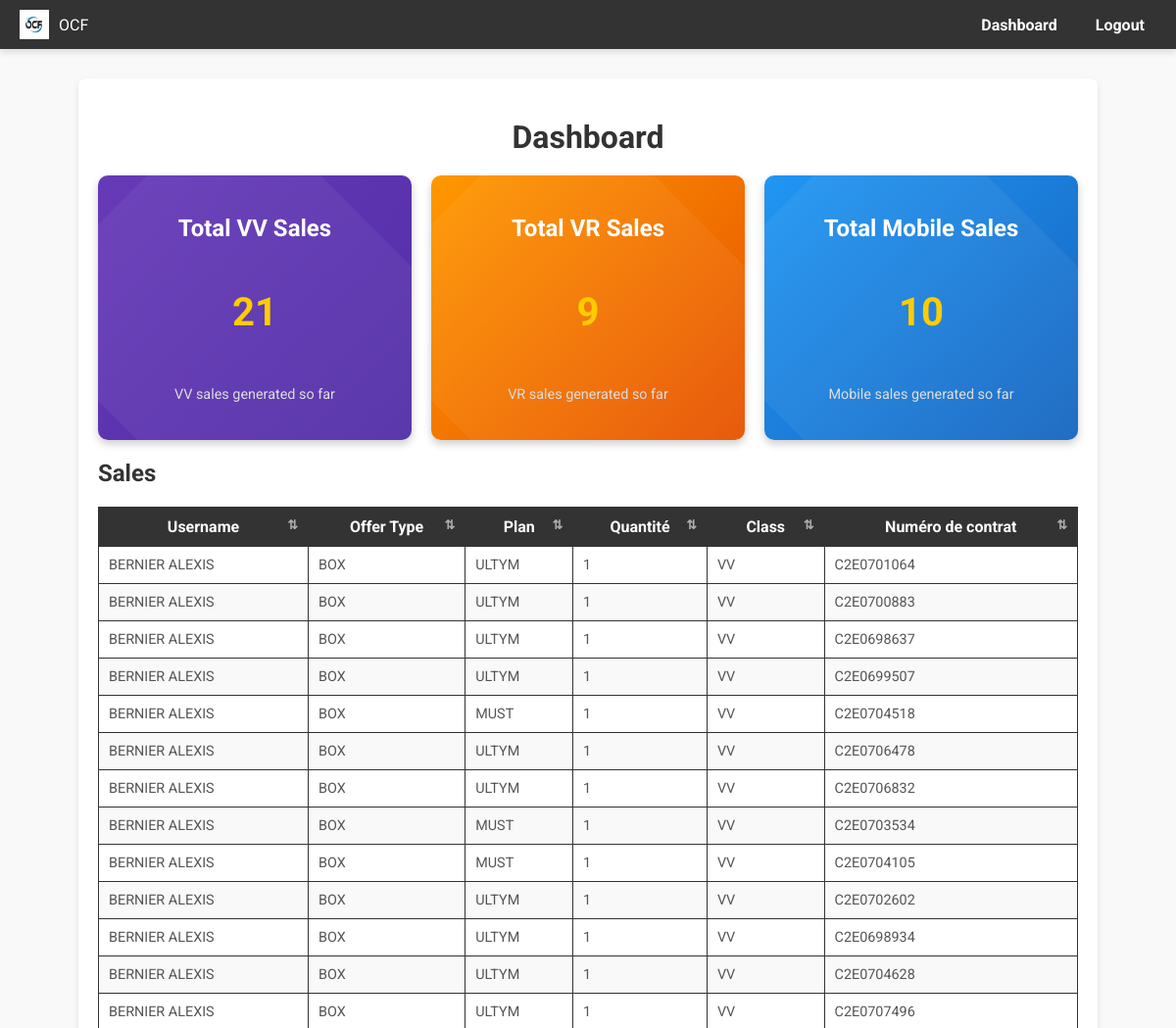
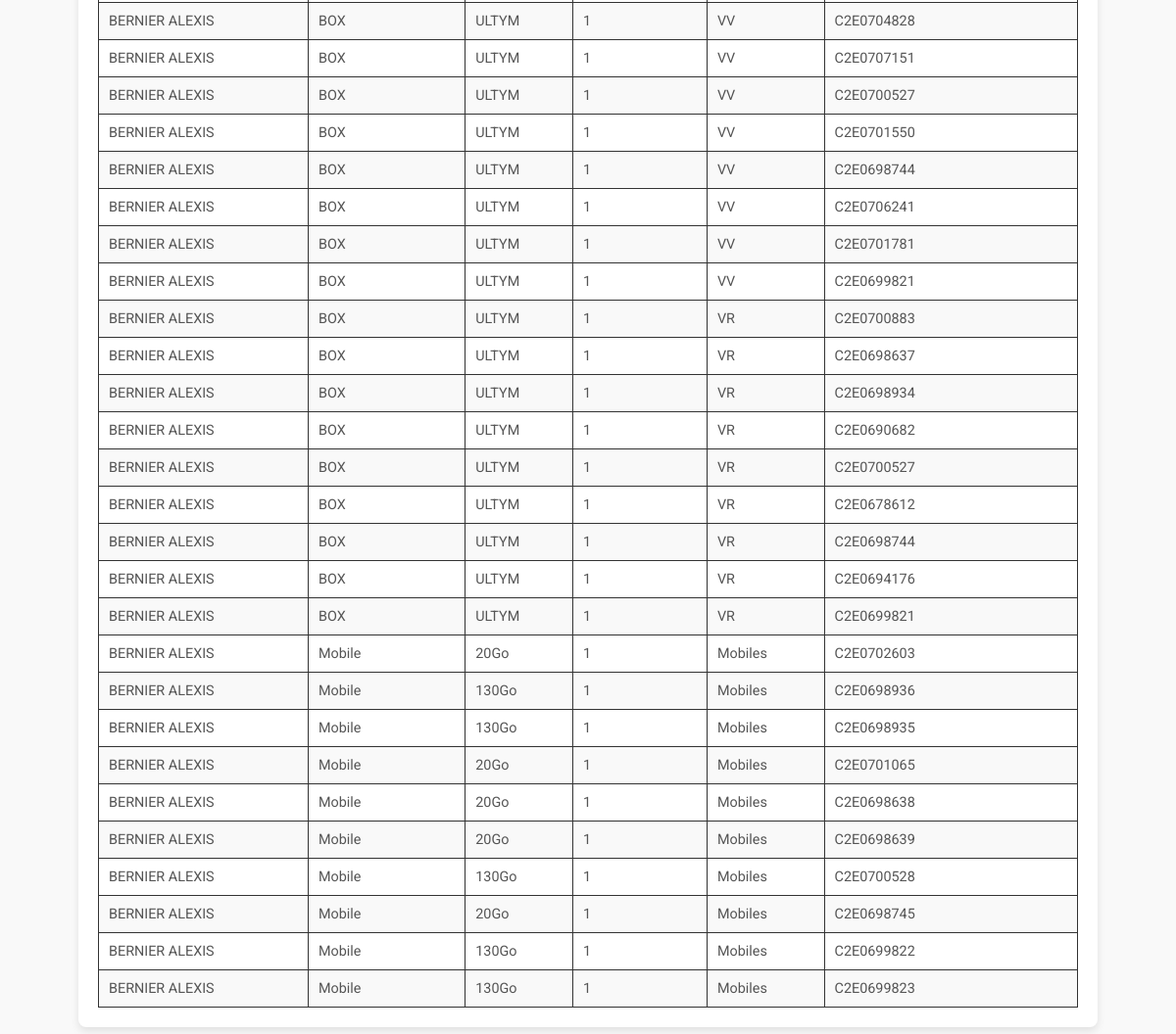
The page /dashboard (signed in) on the database its author committed (2 pictures, top to bottom).
### test.py (models this page shows)
class Sale(db.Model):
    id = db.Column(db.Integer, primary_key=True)
    date = db.Column(db.String(10), nullable=False)
    offer_type = db.Column(db.String(100), nullable=False)  # Box or Mobile
    plan = db.Column(db.String(100), nullable=False)
    quantity = db.Column(db.Integer, nullable=False)  # Quantité
    user_id = db.Column(db.Integer, db.ForeignKey('user.id'), nullable=False)
    class_type = db.Column(db.String(20), nullable=False)  # Ajout de la colonne classe
    contract_number = db.Column(db.String(50), nullable=False)  # Numéro de contrat

class User(db.Model):
    id = db.Column(db.Integer, primary_key=True)
    username = db.Column(db.String(80), unique=True, nullable=False)
    password = db.Column(db.String(200), nullable=False)
    role = db.Column(db.String(20), default='user')  # user or admin
    sales = db.relationship('Sale', backref='user', lazy=True)

### test.py (the view)
@app.route('/dashboard', methods=['GET', 'POST'])
def dashboard():
    if 'user_id' not in session:
        return redirect(url_for('login'))
    user = User.query.get(session['user_id'])
    selected_class = request.form.get('class_filter', 'Brut')  # 'Brut' par défaut
    if user.role == 'admin':
        if selected_class == 'Brut':
            all_sales = Sale.query.all()
        else:
            all_sales = Sale.query.filter_by(class_type=selected_class).all()
        total_vv = sum(sale.quantity for sale in all_sales if sale.class_type == 'VV')
        total_vr = sum(sale.quantity for sale in all_sales if sale.class_type == 'VR')
        total_mobiles = sum(sale.quantity for sale in all_sales if sale.class_type == 'Mobiles')
        return render_template('layout.html', page='dashboard',
                               all_sales=all_sales,
                               total_vv=total_vv,
                               total_vr=total_vr,
                               total_mobiles=total_mobiles,
                               selected_class=selected_class)
    elif user.role == 'user':
        if selected_class == 'Brut':
            user_sales = Sale.query.filter_by(user_id=user.id).all()
        else:
            user_sales = Sale.query.filter_by(user_id=user.id, class_type=selected_class).all()
        total_vv = sum(sale.quantity for sale in user_sales if sale.class_type == 'VV')
        total_vr = sum(sale.quantity for sale in user_sales if sale.class_type == 'VR')
        total_mobiles = sum(sale.quantity for sale in user_sales if sale.class_type == 'Mobiles')
        return render_template('layout.html', page='dashboard',
                               all_sales=user_sales,
                               total_vv=total_vv,
                               total_vr=total_vr,
                               total_mobiles=total_mobiles,
                               selected_class=selected_class)

### test.py (called while the page is built)
@app.before_request
def restrict_access():
    if 'user_id' in session:
        user = User.query.get(session['user_id'])
        if user:
            session['role'] = user.role
        else:
            session.pop('user_id', None)

### templates/layout.html (shortened to what this page needs)
<!DOCTYPE html>
<html lang="en">
<head>
    <link rel="stylesheet" href="{{ url_for('static', filename='style.css') }}">
</head>
<body>
    <nav class="navbar">
        <div class="logo">
            <img src="{{ url_for('static', filename='images/logo.jpg') }}" alt="OCF Logo">
            <span>OCF</span>
        </div>
        <ul class="nav-links">
            {% if session.get('role') == 'admin' %}
            <li><a href="/dashboard">Dashboard</a></li>
            <li><a href="/admin/create_user">Add User</a></li>
            <li><a href="/admin/upload_sales">Upload Sales</a></li>
            <li><a href="/admin/all_sales">All Users & Sales</a></li>
            <li><a href="/admin/sales_ranking">Sales Ranking</a></li>
            <li><a href="/admin/view_archives">Archived Sales</a></li>
            <li><a href="/admin/set_password">Set Password</a></li>
            <li><a href="/logout">Logout</a></li>
            {% elif session.get('role') == 'user' %}
            <li><a href="/dashboard">Dashboard</a></li>
            <li><a href="/logout">Logout</a></li>
            {% else %}
            <li><a href="/login">Login</a></li>
            {% endif %}
        </ul>
    </nav>
    <div class="container">
        {% if page == 'login' %}
        <div class="form-container">
            <h1 class="main-title gradient">Welcome to OCF</h1>
            {% if error %}
            <p class="error">{{ error }}</p>
            {% endif %}
            <form method="POST" action="/login">
                <input type="text" name="username" placeholder="Enter your username" required>
                <input type="password" name="password" placeholder="Enter your password" required>
                <button type="submit">Login</button>
            </form>
        </div>
        {% elif page == 'dashboard' %}
        <h1>Dashboard</h1>
        <div class="totals-container">
            <div class="card total-vv">
                <h2>Total VV Sales</h2>
                <p class="total-number">{{ total_vv }}</p>
                <p>VV sales generated so far</p>
            </div>
            <div class="card total-vr">
                <h2>Total VR Sales</h2>
                <p class="total-number">{{ total_vr }}</p>
                <p>VR sales generated so far</p>
            </div>
            <div class="card total-mobiles">
                <h2>Total Mobile Sales</h2>
                <p class="total-number">{{ total_mobiles }}</p>
                <p>Mobile sales generated so far</p>
            </div>
        </div>
        <h2>Sales</h2>
        <table>
            <thead>
                <tr>
                    <th>Username</th>
                    <th>Offer Type</th>
                    <th>Plan</th>
                    <th>Quantité</th>
                    <th>Class</th>
                    <th>Numéro de contrat</th>
                </tr>
            </thead>
            <tbody>
                {% for sale in all_sales %}
                <tr>
                    <td>{{ sale.user.username }}</td>
                    <td>{{ sale.offer_type }}</td>
                    <td>{{ sale.plan }}</td>
                    <td>{{ sale.quantity }}</td>
                    <td>{{ sale.class_type }}</td>
                    <td>{{ sale.contract_number }}</td>
                </tr>
                {% endfor %}
            </tbody>
        </table>
        {% endif %}
    </div>
</body>
</html>

### static/style.css (style rules this page uses)
body { font-family: 'Roboto', sans-serif; margin: 0; padding: 0; background-color: #f9f9f9; color: #333; overflow-x: hidden; }
.navbar { background-color: #333; padding: 10px 20px; display: flex; flex-wrap: wrap; justify-content: space-between; align-items: center; color: white; position: fixed; top: 0; width: 100%; z-index: 1000; box-shadow: 0 4px 6px rgba(0, 0, 0, 0.1); box-sizing: border-box; }
.navbar .logo { display: flex; align-items: center; white-space: nowrap; }
.navbar .logo img { width: 30px; height: 30px; margin-right: 10px; }
.navbar ul { list-style: none; display: flex; gap: 15px; margin: 0; padding: 0; flex-wrap: wrap; }
.navbar ul li { display: inline-block; }
.navbar ul li a { color: white; text-decoration: none; font-weight: bold; padding: 8px 12px; border-radius: 5px; transition: color 0.3s ease, background-color 0.3s ease; }
.container { max-width: 1000px; margin: 80px auto 20px; padding: 20px; background: #ffffff; border-radius: 8px; box-shadow: 0 4px 8px rgba(0, 0, 0, 0.1); overflow-x: auto; }
h1 { font-size: 2rem; text-align: center; margin-bottom: 20px; color: #333; }
p { font-size: 1rem; line-height: 1.6; }
.totals-container { display: flex; justify-content: space-between; gap: 20px; margin-bottom: 20px; }
.card { flex: 1; padding: 20px; background-color: #333; color: white; border-radius: 8px; box-shadow: 0 4px 8px rgba(0, 0, 0, 0.1); text-align: center; transition: transform 0.3s ease, box-shadow 0.3s ease; }
.card h2 { font-size: 1.5rem; margin-bottom: 10px; }
.card .total-number { font-size: 2.5rem; font-weight: bold; color: #ffcc00; }
table { width: 100%; border-collapse: collapse; margin-top: 20px; background-color: white; }
th, td { border: 1px solid #333; padding: 10px; text-align: left; }
th { background-color: #333; color: white; cursor: pointer; position: relative; text-align: center; }
th::after { content: '⇅'; font-size: 0.8rem; position: absolute; right: 10px; opacity: 0.6; }
td { font-size: 0.9rem; color: #555; }
tr:nth-child(even) { background-color: #f9f9f9; }
.card { flex: 1; padding: 20px; background-color: #333; color: white; border-radius: 10px; box-shadow: 0 4px 8px rgba(0, 0, 0, 0.2); text-align: center; position: relative; overflow: hidden; transition: transform 0.3s ease, box-shadow 0.3s ease; }
.card::before { content: ''; position: absolute; top: 0; left: 50%; width: 120%; height: 120%; background: rgba(255, 255, 255, 0.05); transform: translateX(-50%) rotate(45deg); transition: opacity 0.3s ease; z-index: 0; }
.card h2 { font-size: 1.5rem; margin-bottom: 10px; position: relative; z-index: 1; }
.card .total-number { font-size: 2.5rem; font-weight: bold; color: #ffcc00; position: relative; z-index: 1; }
.card p { font-size: 0.9rem; color: #ddd; position: relative; z-index: 1; }
.total-vv { background: linear-gradient(135deg, #673ab7, #512da8); }
.total-vr { background: linear-gradient(135deg, #ff9800, #e65100); }
.total-mobiles { background: linear-gradient(135deg, #2196f3, #1565c0); }

### rows shown on the page
Sale: user.username "BERNIER ALEXIS", offer_type "BOX", plan "ULTYM", quantity "1", class_type "VV", contract_number "C2E0701064"
Sale: user.username "BERNIER ALEXIS", offer_type "BOX", plan "ULTYM", quantity "1", class_type "VV", contract_number "C2E0700883"
Sale: user.username "BERNIER ALEXIS", offer_type "BOX", plan "ULTYM", quantity "1", class_type "VV", contract_number "C2E0698637"
Sale: user.username "BERNIER ALEXIS", offer_type "BOX", plan "ULTYM", quantity "1", class_type "VV", contract_number "C2E0699507"
Sale: user.username "BERNIER ALEXIS", offer_type "BOX", plan "MUST", quantity "1", class_type "VV", contract_number "C2E0704518"
Sale: user.username "BERNIER ALEXIS", offer_type "BOX", plan "ULTYM", quantity "1", class_type "VV", contract_number "C2E0706478"
Sale: user.username "BERNIER ALEXIS", offer_type "BOX", plan "ULTYM", quantity "1", class_type "VV", contract_number "C2E0706832"
Sale: user.username "BERNIER ALEXIS", offer_type "BOX", plan "MUST", quantity "1", class_type "VV", contract_number "C2E0703534"
Sale: user.username "BERNIER ALEXIS", offer_type "BOX", plan "MUST", quantity "1", class_type "VV", contract_number "C2E0704105"
Sale: user.username "BERNIER ALEXIS", offer_type "BOX", plan "ULTYM", quantity "1", class_type "VV", contract_number "C2E0702602"
Sale: user.username "BERNIER ALEXIS", offer_type "BOX", plan "ULTYM", quantity "1", class_type "VV", contract_number "C2E0698934"
Sale: user.username "BERNIER ALEXIS", offer_type "BOX", plan "ULTYM", quantity "1", class_type "VV", contract_number "C2E0704628"
Sale: user.username "BERNIER ALEXIS", offer_type "BOX", plan "ULTYM", quantity "1", class_type "VV", contract_number "C2E0707496"
Sale: user.username "BERNIER ALEXIS", offer_type "BOX", plan "ULTYM", quantity "1", class_type "VV", contract_number "C2E0704828"
Sale: user.username "BERNIER ALEXIS", offer_type "BOX", plan "ULTYM", quantity "1", class_type "VV", contract_number "C2E0707151"
Sale: user.username "BERNIER ALEXIS", offer_type "BOX", plan "ULTYM", quantity "1", class_type "VV", contract_number "C2E0700527"
Sale: user.username "BERNIER ALEXIS", offer_type "BOX", plan "ULTYM", quantity "1", class_type "VV", contract_number "C2E0701550"
Sale: user.username "BERNIER ALEXIS", offer_type "BOX", plan "ULTYM", quantity "1", class_type "VV", contract_number "C2E0698744"
Sale: user.username "BERNIER ALEXIS", offer_type "BOX", plan "ULTYM", quantity "1", class_type "VV", contract_number "C2E0706241"
Sale: user.username "BERNIER ALEXIS", offer_type "BOX", plan "ULTYM", quantity "1", class_type "VV", contract_number "C2E0701781"
Sale: user.username "BERNIER ALEXIS", offer_type "BOX", plan "ULTYM", quantity "1", class_type "VV", contract_number "C2E0699821"
Sale: user.username "BERNIER ALEXIS", offer_type "BOX", plan "ULTYM", quantity "1", class_type "VR", contract_number "C2E0700883"
Sale: user.username "BERNIER ALEXIS", offer_type "BOX", plan "ULTYM", quantity "1", class_type "VR", contract_number "C2E0698637"
Sale: user.username "BERNIER ALEXIS", offer_type "BOX", plan "ULTYM", quantity "1", class_type "VR", contract_number "C2E0698934"
Sale: user.username "BERNIER ALEXIS", offer_type "BOX", plan "ULTYM", quantity "1", class_type "VR", contract_number "C2E0690682"
Sale: user.username "BERNIER ALEXIS", offer_type "BOX", plan "ULTYM", quantity "1", class_type "VR", contract_number "C2E0700527"
Sale: user.username "BERNIER ALEXIS", offer_type "BOX", plan "ULTYM", quantity "1", class_type "VR", contract_number "C2E0678612"
Sale: user.username "BERNIER ALEXIS", offer_type "BOX", plan "ULTYM", quantity "1", class_type "VR", contract_number "C2E0698744"
Sale: user.username "BERNIER ALEXIS", offer_type "BOX", plan "ULTYM", quantity "1", class_type "VR", contract_number "C2E0694176"
Sale: user.username "BERNIER ALEXIS", offer_type "BOX", plan "ULTYM", quantity "1", class_type "VR", contract_number "C2E0699821"
Sale: user.username "BERNIER ALEXIS", offer_type "Mobile", plan "20Go", quantity "1", class_type "Mobiles", contract_number "C2E0702603"
Sale: user.username "BERNIER ALEXIS", offer_type "Mobile", plan "130Go", quantity "1", class_type "Mobiles", contract_number "C2E0698936"
Sale: user.username "BERNIER ALEXIS", offer_type "Mobile", plan "130Go", quantity "1", class_type "Mobiles", contract_number "C2E0698935"
Sale: user.username "BERNIER ALEXIS", offer_type "Mobile", plan "20Go", quantity "1", class_type "Mobiles", contract_number "C2E0701065"
Sale: user.username "BERNIER ALEXIS", offer_type "Mobile", plan "20Go", quantity "1", class_type "Mobiles", contract_number "C2E0698638"
Sale: user.username "BERNIER ALEXIS", offer_type "Mobile", plan "20Go", quantity "1", class_type "Mobiles", contract_number "C2E0698639"
Sale: user.username "BERNIER ALEXIS", offer_type "Mobile", plan "130Go", quantity "1", class_type "Mobiles", contract_number "C2E0700528"
Sale: user.username "BERNIER ALEXIS", offer_type "Mobile", plan "20Go", quantity "1", class_type "Mobiles", contract_number "C2E0698745"
Sale: user.username "BERNIER ALEXIS", offer_type "Mobile", plan "130Go", quantity "1", class_type "Mobiles", contract_number "C2E0699822"
Sale: user.username "BERNIER ALEXIS", offer_type "Mobile", plan "130Go", quantity "1", class_type "Mobiles", contract_number "C2E0699823"

### other values the page prints
{{ total_vv }} "21"
{{ total_vr }} "9"
{{ total_mobiles }} "10"
